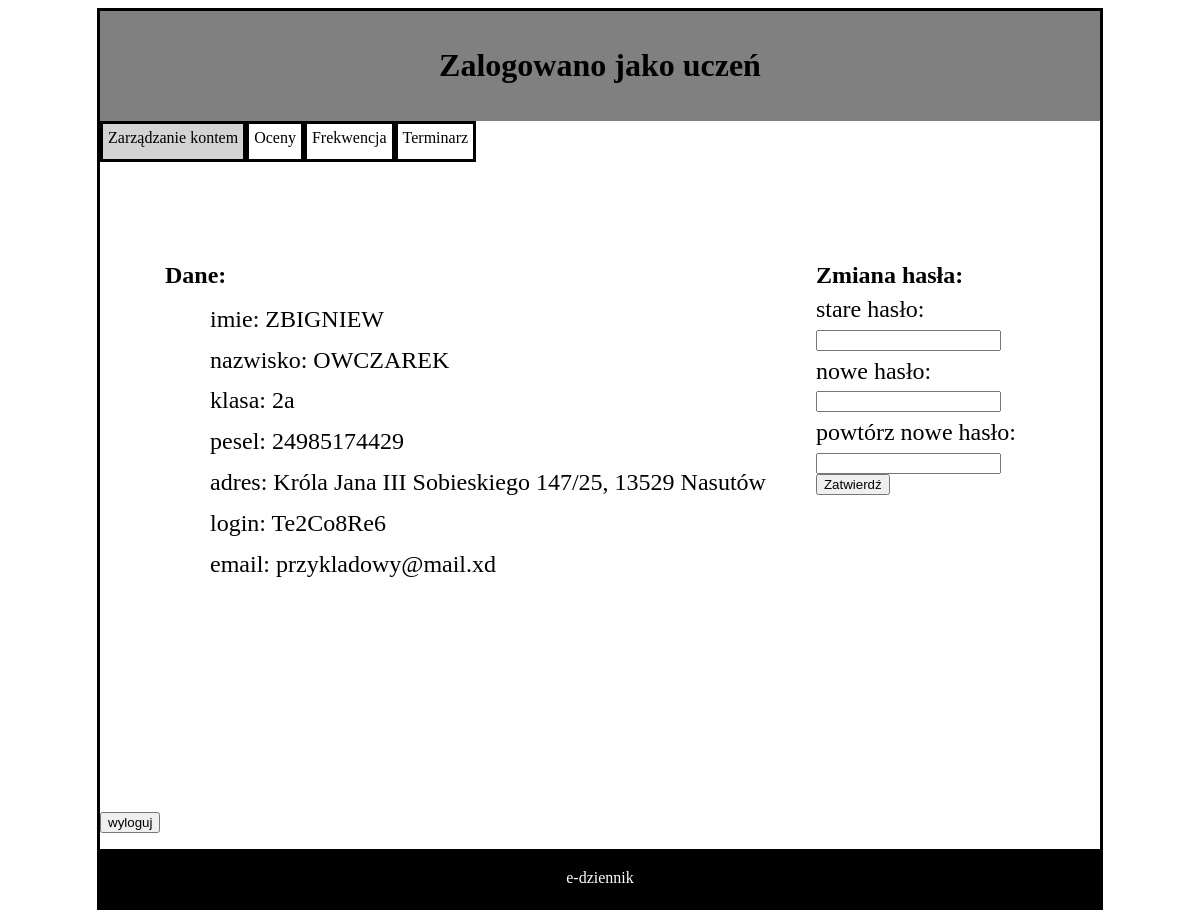
The page /aplikacja/uczen/u_konto.php (signed in) on the database its author committed.
### tables this page shows
CREATE TABLE IF NOT EXISTS `uzytkownik` (
  `uzytkownik_login` varchar(16) NOT NULL DEFAULT left(md5(rand()),6),
  `nazwisko` varchar(30) NOT NULL,
  `imie` varchar(20) NOT NULL,
  `haslo` char(32) NOT NULL DEFAULT md5('123456'),
  `rodzaj` enum('U','N','R','I','A') DEFAULT 'I',
  `email` varchar(50) DEFAULT NULL,
  PRIMARY KEY (`uzytkownik_login`) USING BTREE,
  UNIQUE KEY `login` (`uzytkownik_login`),
  KEY `haslo` (`haslo`) USING BTREE
);

CREATE TABLE IF NOT EXISTS `klasa` (
  `klasa_ID` int(2) unsigned zerofill NOT NULL,
  `oddzial` varchar(3) NOT NULL,
  `nauczyciel_id` int(2) unsigned zerofill NOT NULL,
  PRIMARY KEY (`klasa_ID`),
  UNIQUE KEY `ID` (`klasa_ID`),
  UNIQUE KEY `nauczyciel_id` (`nauczyciel_id`),
  CONSTRAINT `FK_klasa_nauczyciel` FOREIGN KEY (`nauczyciel_id`) REFERENCES `nauczyciel` (`nauczyciel_ID`)
);

CREATE TABLE IF NOT EXISTS `uczen` (
  `uczen_ID` int(3) unsigned zerofill NOT NULL AUTO_INCREMENT,
  `pesel` char(11) NOT NULL,
  `adres_id` int(3) unsigned zerofill NOT NULL,
  `klasa_id` int(2) unsigned zerofill NOT NULL,
  `opiekunowie_id` int(3) unsigned zerofill NOT NULL,
  `uzytkownik_login` varchar(16) NOT NULL,
  PRIMARY KEY (`uczen_ID`),
  UNIQUE KEY `ID` (`uczen_ID`,`pesel`),
  UNIQUE KEY `uzytkownik_login` (`uzytkownik_login`),
  KEY `powiazanie` (`opiekunowie_id`),
  KEY `uzytkownik` (`uzytkownik_login`),
  KEY `klasa` (`klasa_id`),
  KEY `FK_uczen_adres` (`adres_id`),
  CONSTRAINT `FK_uczen_adres` FOREIGN KEY (`adres_id`) REFERENCES `adres` (`adres_ID`),
  CONSTRAINT `FK_uczen_klasa` FOREIGN KEY (`klasa_id`) REFERENCES `klasa` (`klasa_ID`),
  CONSTRAINT `FK_uczen_powiazanie` FOREIGN KEY (`opiekunowie_id`) REFERENCES `opiekunowie` (`opiekunowie_ID`),
  CONSTRAINT `FK_uczen_uzytkownik` FOREIGN KEY (`uzytkownik_login`) REFERENCES `uzytkownik` (`uzytkownik_login`)
);

### aplikacja/uczen/u_konto.php (the view, shortened to what this page needs)
<!DOCTYPE HTML>
<html lang="pl">
<head>
	<link rel="stylesheet" href="../Styles/styleApp.css" type="text/css" />
</head>
<body>
	<div id="container">
		<div id="logo">
			<h1>Zalogowano jako uczeń</h1>
		</div>
		<a href="u_konto.php">
		<div id="teraz">
		Zarządzanie kontem
		</div>
		</a>
		<a href="u_oceny.php">
		<div id="inne">
		 Oceny
		</div></a>
		<a href="u_frekwencja.php">
		<div id="inne">
		 Frekwencja
		</div> </a>
		<a href="u_terminarz.php">
		<div id="inne">
		 Terminarz
		</div>
		</a>
				<?php
	require_once "../connect.php";
	$conn=@new mysqli($IP, $username, $password, $DB_name);
	if ($conn->connect_errno!=0)
	{
		echo "Error: ".$conn->connect_errno;
	}
	else
	{
		$login=$_SESSION['uzytkownik_login'];
		$haslo = $_SESSION['haslo'];
		$sql="SELECT * FROM uzytkownik WHERE uzytkownik_login='$login' AND haslo='$haslo'";
		$result = @$conn->query($sql);
		$sql2="SELECT * FROM uczen WHERE uzytkownik_login='$login' ";
		$result2 = @$conn->query($sql2);
		$dane_uzytkowanika=@mysqli_fetch_assoc($result);
		$dane_ucznia=@mysqli_fetch_assoc($result2);
		$sql3="SELECT * FROM klasa WHERE klasa_ID='$dane_ucznia[klasa_id]' ";
		$result3 = @$conn->query($sql3);
		$klasa=@mysqli_fetch_assoc($result3);
		$sql4="SELECT * FROM adres_full_info WHERE adres_ID='$dane_ucznia[adres_id]' ";
		$result4 = @$conn->query($sql4);
		$adres=@mysqli_fetch_assoc($result4);
			}
	?>
		<div id="tresc">
			<div id="lewy">
			<B> Dane: </B><br/>
			<div id="dane">
				imie:  <?php echo $dane_uzytkowanika['imie'] ; ?>  <br/>
				nazwisko: <?php echo $dane_uzytkowanika['nazwisko'] ; ?>   <br/>
				klasa: <?php echo $klasa['oddzial'] ; ?>  <br/>
				pesel: <?php echo $dane_ucznia['pesel'] ; ?><br/>
				adres: <?php echo $adres['ulica']." ".$adres['nr_mieszkania']."/".$adres['nr_domu'].", ".$adres['kod']." ".$adres['miejscowosc'] ; ?>  <br/>
				login: <?php echo $dane_uzytkowanika['uzytkownik_login'] ; ?><br/>
				email: <?php echo $dane_uzytkowanika['email'] ; ?><br/>
			</div>
			</div>
			<form action="../zmiana_hasla.php" method="post">
			<div id="prawy">
				<B> Zmiana hasła: </B><br/>
				<div id="zmianahasla">
					stare hasło:<br/>
					<input type="password" name="stare"> <br/>
					nowe hasło:<br/>
					<input type="password" name="nowe"><br/>
					powtórz nowe hasło:<br/>
					<input type="password" name="p_nowe"><br/>
					<button type="submit">Zatwierdź</button>
					</form>
				</div>
			</div>
		<form action="../wyloguj.php" >
		<button type="submit">wyloguj</button>
		</form>
		<div id="footer">
		e-dziennik
		</div>
</body>
</html>

### aplikacja/Styles/styleApp.css (style rules this page uses)
#container { border: solid ; width: 1000px; margin-left: auto; margin-right: auto; }
#logo { background:gray; text-align: center; padding: 15px; }
#teraz { border: solid black; float: left; background-color: lightgray; min-height: 25px; text-align: center; padding: 5px; color: black }
#inne { border: solid black; float: left; min-height: 25px; text-align: center; padding: 5px; color: black }
#tresc { clear: both; text-align: left; min-height: 650px; }
#lewy { float: left; padding:50px; margin-top:50px; text-align: left; margin-left:15px; font-size: 24px; min-width:400px; }
#dane { margin-top:10px; text-align: left; margin-left:45px; font-size: 24px; line-height:1.7; }
#prawy { float: left; margin-top:100px; text-align: left; font-size: 24px; min-width:50px; }
#zmianahasla { line-height:1.7; }
#footer { clear: both; background-color: black; color: white; text-align: center; padding:20px; }

### rows shown on the page
uzytkownik: imie "ZBIGNIEW", nazwisko "OWCZAREK", uzytkownik_login "Te2Co8Re6", email "przykladowy@mail.xd"
klasa: oddzial "2a"
uczen: pesel "24985174429"

### other values the page prints
$adres['ulica'] "Króla Jana III Sobieskiego"
$adres['nr_mieszkania'] "147"
$adres['nr_domu'] "25"
$adres['kod'] "13529"
$adres['miejscowosc'] "Nasutów"
